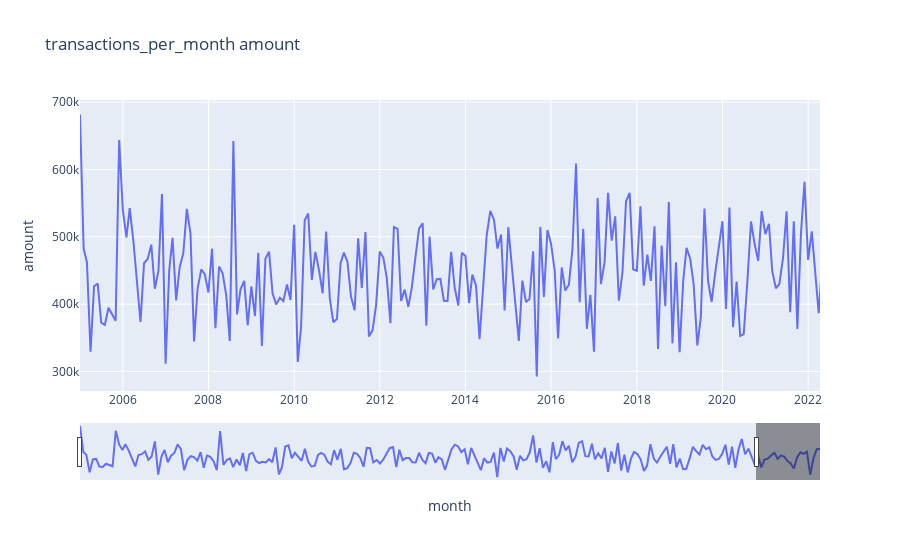

The cell this chart's notebook holds for it:
### Markdown cell above
Montant de transaction par mois

### Code cell
transactions_per_month = pd.DataFrame(transactions_copy.groupby("month").amount.aggregate('mean')).reset_index()
fig = px.line(transactions_per_month, x='month', y='amount', title='transactions_per_month amount')

fig.update_xaxes(rangeslider_visible=True)
fig.show()

### Figure 1 — Plotly figure (JSON) as saved in the notebook; plotly's stock layout.template omitted (floating-point values rounded to 4 significant figures; data arrays with more than 128 entries replaced by an {"elided": "..."} marker saying what was removed)
{"data": [{"hovertemplate": "month=%{x}<br>amount=%{y}<extra></extra>", "legendgroup": "", "line": {"color": "#636efa", "dash": "solid"}, "marker": {"symbol": "circle"}, "mode": "lines", "name": "", "orientation": "v", "showlegend": false, "type": "scatter", "x": {"elided": "228 str values"}, "xaxis": "x", "y": {"elided": "228 float values"}, "yaxis": "y"}], "layout": {"autosize": true, "legend": {"tracegroupgap": 0}, "title": {"text": "transactions_per_month amount"}, "xaxis": {"anchor": "y", "autorange": false, "domain": [0, 1], "range": ["2005-01-01", "2022-04-12 04:36:55.3846"], "rangeslider": {"autorange": true, "range": ["2005-01-01", "2023-12-01"], "visible": true, "yaxis": {"_template": null, "rangemode": "match"}}, "title": {"text": "month"}, "type": "date"}, "yaxis": {"anchor": "x", "autorange": true, "domain": [0, 1], "range": [271000.0, 703300.0], "title": {"text": "amount"}, "type": "linear"}}}
